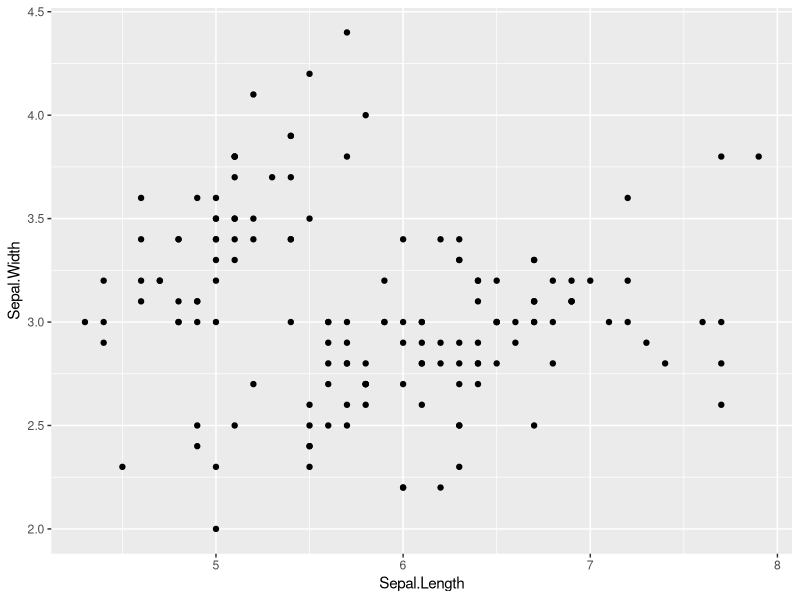
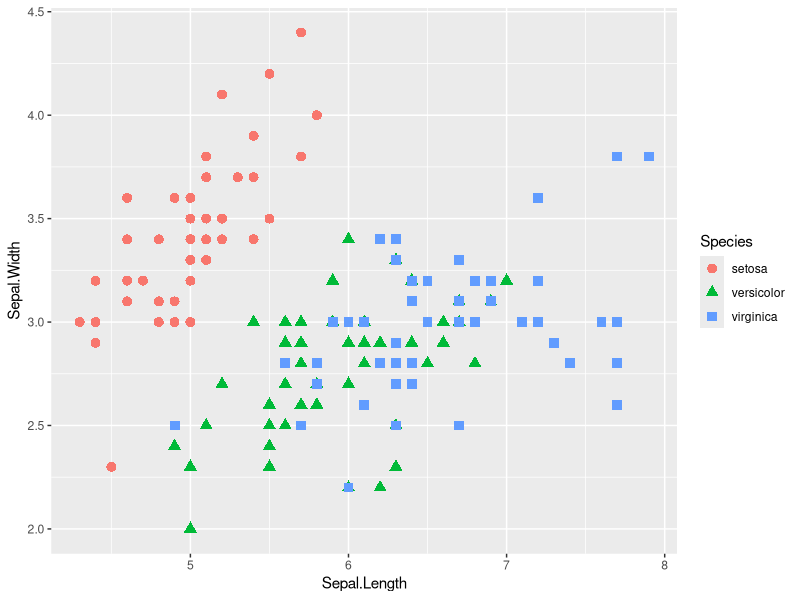
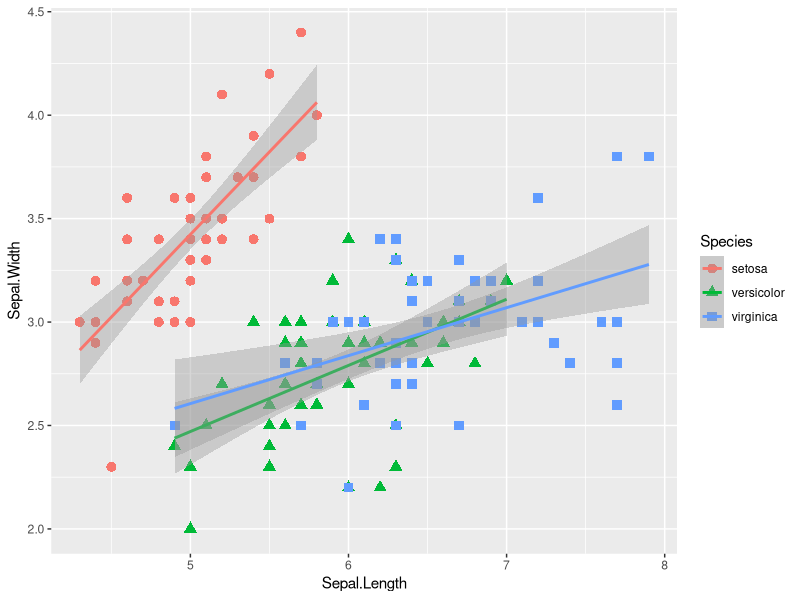
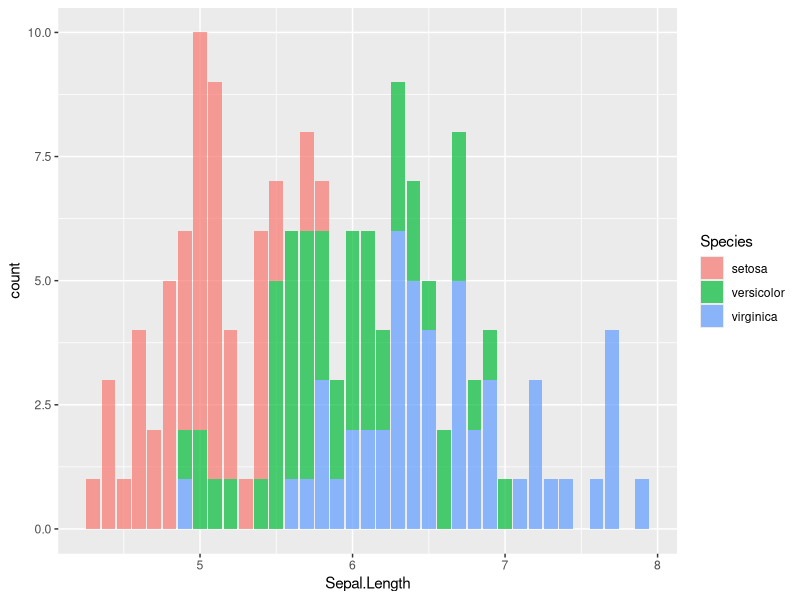

R code for these plots, in order:
## ---- chunk 1
knitr::opts_chunk$set(echo = TRUE)
## ---- chunk 2
function(x, na.rm=TRUE, plot=FALSE, ...) {
  # Our rescale function from the end of lecture 9

 if( !is.numeric(x) ) {
 stop("Input x should be numeric", call.=FALSE)
 }
   
  if(na.rm) {
    rng <-range(x, na.rm=TRUE)
  } else {
    rng <-range(x)
  }

  answer <- (x - rng[1]) / (rng[2] - rng[1])
  if(plot) { 
    plot(answer, ...) 
  }

  return(answer)
}

## ---- chunk 3
# Lets define an example x and y
x <- c( 1, 2, NA, 3, NA)
y <- c(NA, 3, NA, 3, 4)
## ---- chunk 4
is.numeric(x)
## ---- chunk 5
is.na(x)
## ---- chunk 6
is.na(x) & is.na(y)
## ---- chunk 7
is_both_na <- function(x,y) {
  if(length(x) != length(y))
    stop("your inputs aren't the same length")

  return(na.number)
}




## ---- chunk 8
x <- c( 1, 2, NA, 3, NA)
y <- c(NA, 3, NA, 3, 4)
z <- c(1,1)


## ---- chunk 9
rescale_new  <- function(x,y) {
  if(length(x) != length(y))
    stop("your inputs aren't the same length", call = FALSE)

  na.in.both <- ( is.na(x) & is.na(y) )
  na.number <- sum(na.in.both)
  na.which <- which(na.in.both)
  
  message("Found", na.number, "nA's at position(s):",
          paste(na.which, collapse = ","))
  
  return(list(number = na.number, which = na.which))
}


rescale_new(x, y)

## ---- chunk 10
# Start with a simple version of the problem
df1 <- data.frame(IDs=c("gene1", "gene2", "gene3"),
  exp=c(2,1,1),
  stringsAsFactors=FALSE)
df2 <- data.frame(IDs=c("gene2", "gene4", "gene3", "gene5"),
  exp=c(-2, NA, 1, 2),
  stringsAsFactors=FALSE)

# Simplify further to single vectors
x <- df1$IDs
y <- df2$IDs

x
y

intersect(x,y)

x %in% y
x[x %in% y]
y[y %in% x]

cbind(x[x %in% y], y[y %in% x])
## ---- chunk 11
gene_intersect <- function(x, y) {
  cbind(x[x %in% y], y[y %in% x])
}


x <- df1$IDs
y <- df2$IDs
gene_intersect(x,y)

gene_intersect2 <- function(df1, df2) {
   cbind(df1[df1$IDs %in% df2$IDs, ], 
         df2[df2$IDs %in% df1$IDs, ], "exp")
  
}

gene_intersect2(df1, df2)


## ---- chunk 12
gene_intersect3 <- function(df1, df2, gene.colname="IDs") {

 cbind( df1[ df1[,gene.colname] %in%
 df2[,gene.colname], ],
 exp2=df2[ df2[,gene.colname] %in%
 df1[,gene.colname], "exp"] )

}
 
# These are all equivalent functions
df1$IDs
#df1[,"IDs"]
gene.colname = "IDs"
#df1[ , gene.colname]
 
colnames(df1) = c("IDs", "exp")
df1
colnames(df2) = c("IDs", "exp")


x <- df1$IDs
y <- df2$IDs
gene_intersect(x,y)


gene_intersect3(df1, df2, gene.colname = "IDs")
  
## ---- chunk 13
# Improve by simplifying for for human consumption
gene_intersect4 <- function(df1, df2, gene.colname="IDs") {

 df1.name <- df1[,gene.colname]
 df2.name <- df2[,gene.colname]

 df1.inds <- df1.name %in% df2.name
 df2.inds <- df2.name %in% df1.name

 cbind( df1[ df1.inds, ],
 exp2=df2[ df2.inds, "exp"] )
}

gene_intersect4(df1, df2)
## ---- chunk 14
library("ggplot2")

dim(iris)

class(iris)

head(iris)
## ---- chunk 15
myplot <- ggplot(data = iris, aes(x = Sepal.length, y = Sepal.Width))
class(myplot)

ggplot(data = iris, aes(x = Sepal.Length, y = Sepal.Width)) + geom_point()
## ---- chunk 16
ggplot(data = iris, aes(x = Sepal.Length, y = Sepal.Width, color = Species)) + geom_point(aes(shape = Species), size = 3)
## ---- chunk 17
ggplot(data = iris, aes(x = Sepal.Length, y = Sepal.Width, color = Species)) + geom_point(aes(shape = Species), size = 3) + geom_smooth(method = "lm")
## ---- chunk 18
ggplot(iris, aes(Sepal.Length, fill = Species)) + geom_bar(stat = "count", alpha = 0.7)
